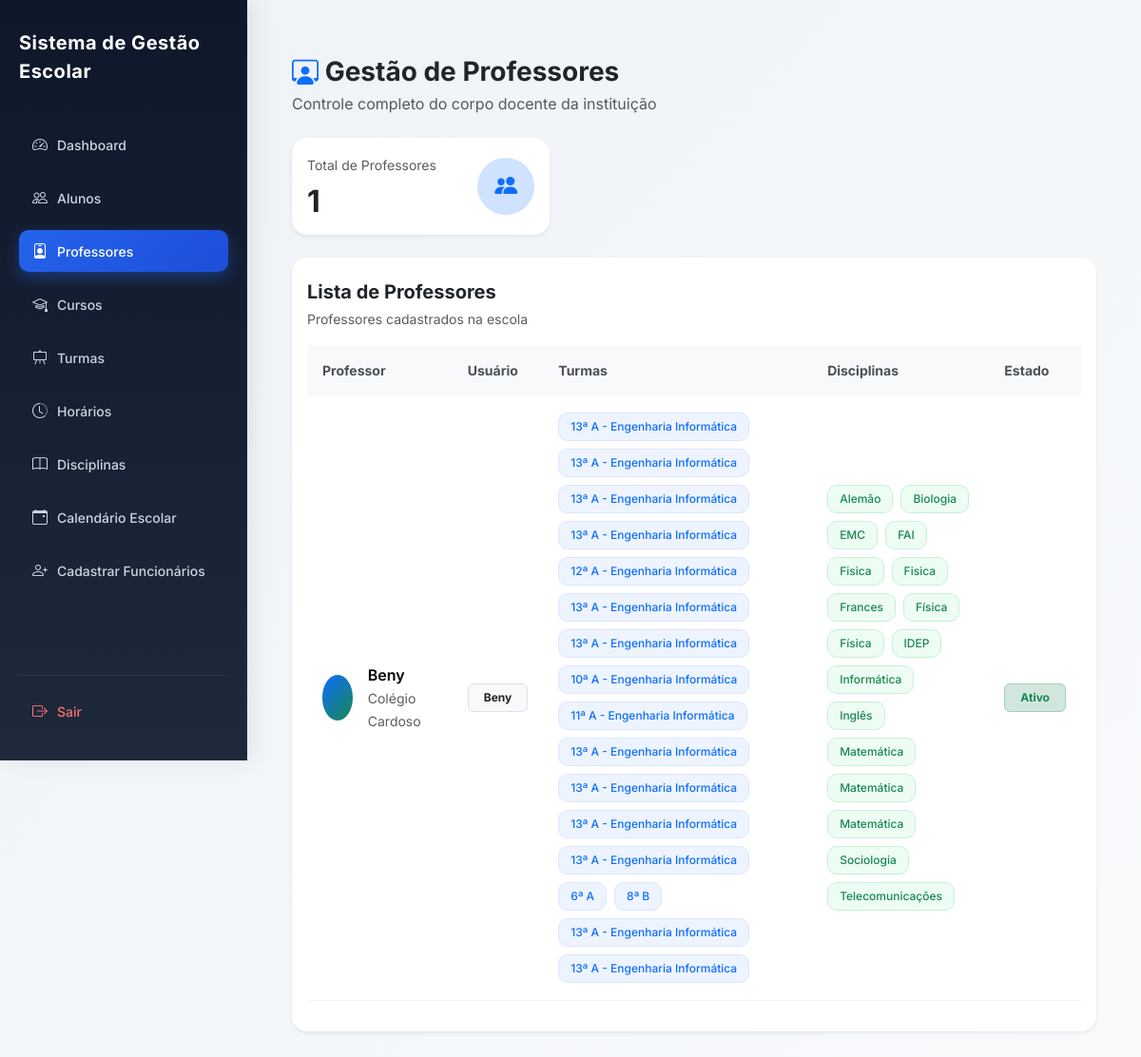
The page /professores/ (signed in) on the database its author committed.
### users/models.py (models this page shows, shortened)
class User(AbstractUser):
    ROLE_CHOICES = (
        ('SUPERADMIN', 'Super Admin'),
        ('DIRETOR', 'Diretor'),
        ('PROFESSOR', 'Professor'),
        ('ALUNO', 'Aluno'),
        ('FINANCEIRO', 'Financeiro'),
        ('SECRETARIA', 'Secretaria'),
    )
    role = models.CharField(
        max_length=20,
        choices=ROLE_CHOICES,
        default='ALUNO'
    )
    ativo = models.BooleanField(default=True)
    escola = models.ForeignKey(
        'academic.Escola',
        on_delete=models.CASCADE,
        null=True,
        blank=True,
        related_name="usuarios"
    )
    criado_em = models.DateTimeField(auto_now_add=True)
    objects = UserManager()

### academic/models.py (models this page shows, shortened)
class Escola(models.Model):
    nome = models.CharField(
        "Nome da Escola",
        max_length=255
    )
    codigo = models.CharField(
        "Código da Escola",
        max_length=10,
        unique=True,
        blank=True,
        help_text="Código usado no login da escola"
    )
    logo = models.ImageField(
        upload_to='logos_escolas/',
        blank=True,
        null=True
    )
    endereco = models.CharField(
        "Endereço",
        max_length=255
    )
    provincia = models.CharField(
        "Província",
        max_length=100,
        blank=True,
        null=True
    )
    municipio = models.CharField(
        "Município",
        max_length=100,
        blank=True,
        null=True
    )
    telefone = models.CharField(
        "Telefone",
        max_length=20
    )
    nif = models.CharField(
        "NIF",
        max_length=14,
        blank=True,
        null=True,
        help_text="Número de Identificação Fiscal da escola"
    )
    email = models.EmailField(
        "Email da Escola",
        max_length=254,
        blank=True,
        null=True,
        help_text="Email oficial da escola"
    )
    plano = models.ForeignKey(
        "Plano",
        on_delete=models.SET_NULL,
        null=True,
        blank=True,
        related_name="escolas",
        verbose_name="Plano"
    )
    data_expiracao = models.DateField(
        "Data de Expiração do Plano",
        null=True,
        blank=True
    )
    ativo = models.BooleanField(
        "Ativo",
        default=True
    )
    criada_em = models.DateTimeField(
        "Criada em",
        auto_now_add=True
    )
    class Meta:
        verbose_name = "Escola"
        verbose_name_plural = "Escolas"
        ordering = ["nome"]

class Disciplina(models.Model):
    nome = models.CharField(max_length=90)
    turma = models.ForeignKey(
        Turma,
        on_delete=models.CASCADE,
        related_name="disciplinas"
    )
    professor = models.ForeignKey(
        settings.AUTH_USER_MODEL,
        on_delete=models.CASCADE,
        limit_choices_to={'role': 'PROFESSOR'},
        related_name="disciplinas",
        null=True,
        blank=True
    )
    escola = models.ForeignKey(
        Escola,
        on_delete=models.CASCADE,
        related_name="disciplinas"
    )
    criada_em = models.DateTimeField(auto_now_add=True)
    class Meta:
        unique_together = ('nome', 'turma', 'escola')
        ordering = ["nome"]

class Turma(models.Model):
    CLASSE_CHOICES = [
        ('4', '4ª Classe'),
        ('5', '5ª Classe'),
        ('6', '6ª Classe'),
        ('7', '7ª Classe'),
        ('8', '8ª Classe'),
        ('9', '9ª Classe'),
        ('10', '10ª Classe'),
        ('11', '11ª Classe'),
        ('12', '12ª Classe'),
        ('13', '13ª Classe'),
    ]
    TURNOS = [
        ('MANHA', 'Manhã'),
        ('TARDE', 'Tarde'),
        ('NOITE', 'Noite'),
    ]
    classe = models.CharField(
        max_length=10,
        choices=CLASSE_CHOICES,
        verbose_name="Classe"
    )
    curso = models.ForeignKey(
        'Curso',
        on_delete=models.SET_NULL,
        null=True,
        blank=True,
        related_name="turmas",
        verbose_name="Curso"
    )
    identificador = models.CharField(
        max_length=5,
        verbose_name="Identificador"
    )
    turno = models.CharField(
        max_length=10,
        choices=TURNOS,
        default='MANHA',
        verbose_name='Turno'
    )
    ano_letivo = models.ForeignKey(
        'AnoLetivo',
        on_delete=models.CASCADE,
        related_name="turmas",
        verbose_name="Ano Letivo"
    )
    escola = models.ForeignKey(
        'Escola',
        on_delete=models.CASCADE,
        related_name="turmas",
        verbose_name="Escola"
    )
    professor = models.ForeignKey(
        settings.AUTH_USER_MODEL,
        on_delete=models.SET_NULL,
        related_name="turmas",
        limit_choices_to={"role": "PROFESSOR"},
        null=True,
        blank=True,
        verbose_name="Professor"
    )
    criada_em = models.DateTimeField(
        auto_now_add=True,
        verbose_name="Data de Criação"
    )
    class Meta:
        constraints = [
            models.UniqueConstraint(
                fields=['classe', 'identificador', 'turno', 'ano_letivo', 'escola', 'curso'],
                name='unique_turma_por_curso'
            )
        ]
        verbose_name = "Turma"
        verbose_name_plural = "Turmas"

class Curso(models.Model):
    nome = models.CharField(
        max_length=90,
        unique=True,
        verbose_name="Curso"
    )
    descricao = models.TextField(
        blank=True,
        null=True
    )
    escola = models.ForeignKey(
        'Escola',
        on_delete=models.CASCADE,
        related_name='cursos'
    )
    criado_em = models.DateTimeField(auto_now_add=True)
    class Meta:
        verbose_name = "Curso"
        verbose_name_plural = "Cursos"

### core/views.py (the view)
# urls.py: path('professores/', views.lista_professores, name='professores'),
@login_required
def lista_professores(request):
    escola = get_escola(request)
    if not escola:
        return redirect("dashboard")
    professores = User.objects.filter(
        role="PROFESSOR",
        escola=escola
    ).prefetch_related(
        Prefetch(
            "disciplinas",
            queryset=Disciplina.objects.select_related(
                "turma",
                "turma__curso"
            )
        )
    ).annotate(
        total_turmas=Count("disciplinas__turma", distinct=True),
        total_disciplinas=Count("disciplinas", distinct=True),
    ).order_by(
        "first_name",
        "username"
    )
    total_professores = professores.count()
    return render(request, "professores.html", {
        "professores": professores,
        "total_professores": total_professores,
    })

### core/views.py (called while the page is built)
def get_escola(request):
    user = request.user
    if user.role == 'SUPERADMIN':
        escola_id = request.session.get('escola_id')
        if escola_id:
            return Escola.objects.filter(id=escola_id).first()
        return None
    return user.escola

### core/templates/professores.html (shortened to what this page needs)
{% extends 'base.html' %}
{% block content %}
<div class="container-fluid mt-4">
    <div class="d-flex justify-content-between align-items-center flex-wrap gap-3 mb-4">
        <div>
            <h3 class="fw-bold mb-1">
                <i class="bi bi-person-workspace text-primary"></i>
                Gestão de Professores
            </h3>
            <p class="text-muted mb-0">
                Controle completo do corpo docente da instituição
            </p>
        </div>
    </div>
    <div class="row g-3 mb-4">
        <div class="col-md-4">
            <div class="card border-0 shadow-sm rounded-4 h-100">
                <div class="card-body">
                    <div class="d-flex justify-content-between align-items-center">
                        <div>
                            <small class="text-muted">
                                Total de Professores
                            </small>
                            <h2 class="fw-bold mt-2 mb-0">
                                {{ total_professores }}
                            </h2>
                        </div>
                        <div class="icon-circle bg-primary-subtle text-primary">
                            <i class="bi bi-people-fill"></i>
                        </div>
                    </div>
                </div>
            </div>
        </div>
    </div>
    <div class="card border-0 shadow-sm rounded-4">
        <div class="card-header bg-white border-0 pt-4 pb-0">
            <div class="d-flex justify-content-between align-items-center flex-wrap gap-2">
                <div>
                    <h5 class="fw-bold mb-1">
                        Lista de Professores
                    </h5>
                    <small class="text-muted">
                        Professores cadastrados na escola
                    </small>
                </div>
            </div>
        </div>
        <div class="card-body">
            <div class="table-responsive">
                <table class="table align-middle table-hover">
                    <thead>
                        <tr>
                            <th>Professor</th>
                            <th>Usuário</th>
                            <th>Turmas</th>
                            <th>Disciplinas</th>
                            <th>Estado</th>
                        </tr>
                    </thead>
                    <tbody>
                        {% for professor in professores %}
                        <tr>
                            <td>
                                <div class="d-flex align-items-center gap-3">
                                    <div class="avatar-circle">
                                    </div>
                                    <div>
                                        <div class="fw-semibold">
                                            {{ professor.get_full_name|default:professor.username }}
                                        </div>
                                        <small class="text-muted">
                                            {{ professor.escola.nome }}
                                        </small>
                                    </div>
                                </div>
                            </td>
                            <td>
                                <span class="badge bg-light text-dark border px-3 py-2">
                                    {{ professor.username }}
                                </span>
                            </td>
                            <td>
                                {% if professor.disciplinas.all %}
                                    <div class="d-flex flex-wrap gap-2">
                                        {% for disciplina in professor.disciplinas.all %}
                                            {% if disciplina.turma %}
                                            <span class="badge turma-badge">
                                                {{ disciplina.turma.classe }}ª
                                                {{ disciplina.turma.identificador }}
                                                {% if disciplina.turma.curso %}
                                                    - {{ disciplina.turma.curso.nome }}
                                                {% endif %}
                                            </span>
                                            {% endif %}
                                        {% endfor %}
                                    </div>
                                {% else %}
                                    <span class="text-muted">
                                        Sem turmas
                                    </span>
                                {% endif %}
                            </td>
                            <td>
                                {% if professor.disciplinas.all %}
                                    <div class="d-flex flex-wrap gap-2">
                                        {% for disciplina in professor.disciplinas.all %}
                                            <span class="badge disciplina-badge">
                                                {{ disciplina.nome }}
                                            </span>
                                        {% endfor %}
                                    </div>
                                {% else %}
                                    <span class="text-muted">
                                        Nenhuma disciplina
                                    </span>
                                {% endif %}
                            </td>
                            <td>
                                <span class="badge bg-success-subtle text-success border border-success-subtle px-3 py-2">
                                    Ativo
                                </span>
                            </td>
                        </tr>
                        {% endfor %}
                    </tbody>
                </table>
            </div>
        </div>
    </div>
</div>
{% endblock %}

### core/templates/base.html (style rules this page uses)
body { margin: 0; font-family: 'Inter', sans-serif; background: linear-gradient(135deg, #eef2f7, #f8fafc); }

### core/templates/professores.html (style rules this page uses)
.avatar-circle { width:48px; height:48px; border-radius:50%; background:linear-gradient(135deg,#0d6efd,#198754); color:white; display:flex; align-items:center; justify-content:center; font-weight:bold; font-size:18px; }
.icon-circle { width:60px; height:60px; border-radius:50%; display:flex; align-items:center; justify-content:center; font-size:24px; }
.turma-badge { background:#eef4ff; color:#0d6efd; border:1px solid #d8e6ff; padding:8px 12px; font-weight:500; border-radius:10px; }
.disciplina-badge { background:#edfdf3; color:#198754; border:1px solid #c7f0d8; padding:8px 12px; font-weight:500; border-radius:10px; }
.table thead th { background:#f8f9fa; border:none; font-size:14px; font-weight:700; color:#495057; padding:16px; }
.table tbody td { padding:18px 16px; vertical-align:middle; }
.table tbody tr { border-bottom:1px solid #f1f3f5; }
.card { overflow:hidden; }

### rows shown on the page
User: get_full_name "Beny", escola.nome "Colégio Cardoso", username "Beny"
Disciplina: turma.classe "13", turma.identificador "A", turma.curso.nome "Engenharia Informática", nome "Alemão"
Disciplina: turma.classe "13", turma.identificador "A", turma.curso.nome "Engenharia Informática", nome "Biologia"
Disciplina: turma.classe "13", turma.identificador "A", turma.curso.nome "Engenharia Informática", nome "EMC"
Disciplina: turma.classe "13", turma.identificador "A", turma.curso.nome "Engenharia Informática", nome "FAI"
Disciplina: turma.classe "12", turma.identificador "A", turma.curso.nome "Engenharia Informática", nome "Fisica"
Disciplina: turma.classe "13", turma.identificador "A", turma.curso.nome "Engenharia Informática", nome "Fisica"
Disciplina: turma.classe "13", turma.identificador "A", turma.curso.nome "Engenharia Informática", nome "Frances"
Disciplina: turma.classe "10", turma.identificador "A", turma.curso.nome "Engenharia Informática", nome "Física"
Disciplina: turma.classe "11", turma.identificador "A", turma.curso.nome "Engenharia Informática", nome "Física"
Disciplina: turma.classe "13", turma.identificador "A", turma.curso.nome "Engenharia Informática", nome "IDEP"
Disciplina: turma.classe "13", turma.identificador "A", turma.curso.nome "Engenharia Informática", nome "Informática"
Disciplina: turma.classe "13", turma.identificador "A", turma.curso.nome "Engenharia Informática", nome "Inglês"
Disciplina: turma.classe "13", turma.identificador "A", turma.curso.nome "Engenharia Informática", nome "Matemática"
Disciplina: turma.classe "6", turma.identificador "A", nome "Matemática"
Disciplina: turma.classe "8", turma.identificador "B", nome "Matemática"
Disciplina: turma.classe "13", turma.identificador "A", turma.curso.nome "Engenharia Informática", nome "Sociologia"
Disciplina: turma.classe "13", turma.identificador "A", turma.curso.nome "Engenharia Informática", nome "Telecomunicações"

### other values the page prints
{{ total_professores }} "1"
